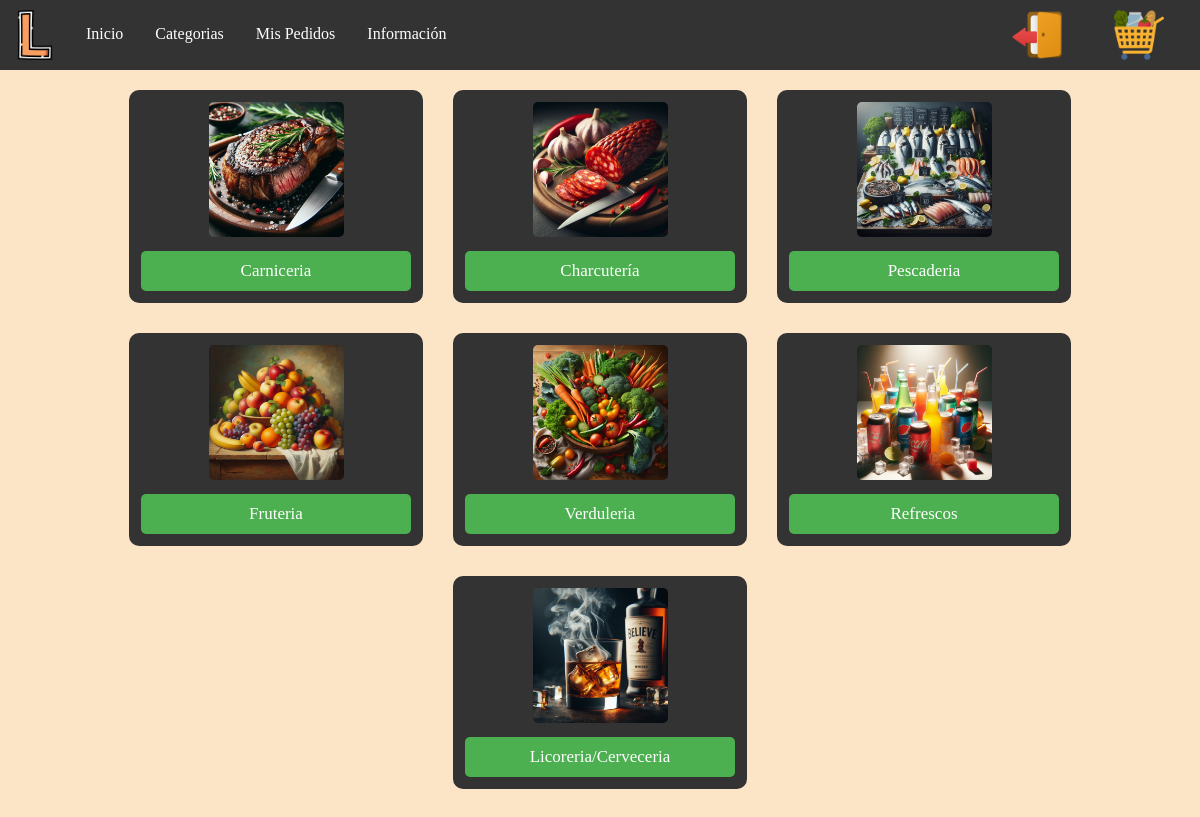
Screenshot of /paginaCategorias.php (signed in) with the database file from the repository.
### tables this page shows
CREATE TABLE IF NOT EXISTS `categorias` (
  `CodCat` int(11) NOT NULL AUTO_INCREMENT,
  `Nombre` varchar(45) NOT NULL,
  `Activa` BOOLEAN NOT NULL,
  `RutaImagen` VARCHAR(100) NOT NULL,
  PRIMARY KEY (`CodCat`),
  UNIQUE KEY `UN_NOM_CAT` (`Nombre`)
);

### paginaCategorias.php (the view, shortened to what this page needs)
<?php
$conexion = mysqli_connect("localhost", "root", "", "supermercado");
?>
<!DOCTYPE html>
<html lang="es">
<head>
    <link rel="stylesheet" href="css/estilos_Categorias.css">
    <link rel="stylesheet" href="css/comunTodos.css">
</head>
<body>
    <nav>
        <img src="imagenes/icono.png" alt="logo">
        <a href="inicio.php">Inicio</a>
        <a href="paginaCategorias.php">Categorias</a>
        <a href="misPedidos.php">Mis Pedidos</a>
        <a href="">Información</a>
        <div id="logout">
            <a href="logout.php"><img src="imagenes/logout.png"></a>
            <a href="carrito.php"><img src="imagenes/carrito.png"></a>
        </div>
    </nav>
    <?php
    echo "<div class='categorias'>";
    $sql = "SELECT codcat,nombre,rutaimagen FROM categorias WHERE Activa=TRUE";
    $result = $conexion->query($sql);
    if ($result->num_rows > 0) {
        while ($fila = $result->fetch_assoc()) {
            echo '<div class="categoria">';
            echo '<img src="' . $fila["rutaimagen"] . '">';
            echo '<a href="productos.php?codCat=' . $fila["codcat"] . '"><div class="nombre">' . $fila["nombre"] . '</div></a>';
            echo '</div>';
        }
        echo '</div>';
    }
    ?>
</body>
</html>

### css/estilos_Categorias.css (style rules this page uses)
.categorias { display: flex; flex-wrap: wrap; justify-content: center; margin-top: 20px; }
.categoria { width: calc(25% - 30px); margin: 0 15px 30px; text-align: center; border: 2px solid #333; border-radius: 10px; padding: 10px; background-color: #333; }
.categoria img { width: 50%; border-radius: 5px; }
.nombre { margin-top: 10px; font-size: 17px; background-color: #4CAF50; color: white; padding: 10px 20px; border: none; border-radius: 5px; cursor: pointer; text-decoration: none; }
a { text-decoration: none; }

### css/comunTodos.css (style rules this page uses)
body { margin: 0px; text-align: center; align-items: center; justify-content: center; height: 100vh; margin: 0; background-color: #fce4c6; }
nav { background-color: #333; overflow: hidden; }
nav a { float: left; display: block; color: white; text-align: center; padding: 25px 16px; text-decoration: none; }
nav img { float: left; padding: 10px; height: 50px; }
#logout { display: flex; align-items: center; float: right; padding: 10px; height: 50px; }

### rows the page displays
categorias: RutaImagen (picture), Nombre "Carniceria"
categorias: RutaImagen (picture), Nombre "Charcutería"
categorias: RutaImagen (picture), Nombre "Pescaderia"
categorias: RutaImagen (picture), Nombre "Fruteria"
categorias: RutaImagen (picture), Nombre "Verduleria"
categorias: RutaImagen (picture), Nombre "Refrescos"
categorias: RutaImagen (picture), Nombre "Licoreria/Cerveceria"
